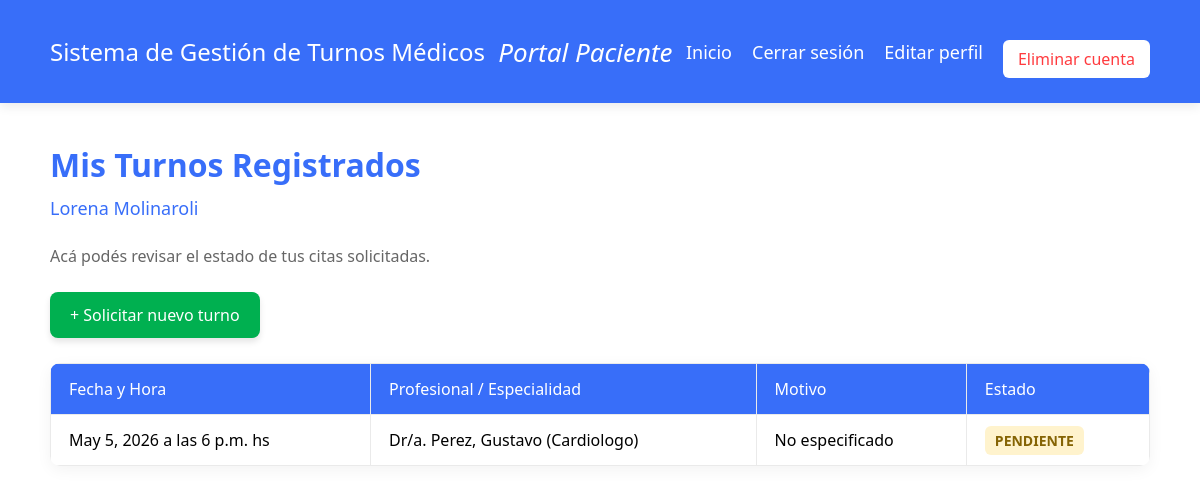
/lista/ (signed in), run on the app's committed database.
### turnos/models.py (models this page shows, shortened)
class Paciente(models.Model):
    nombre = models.CharField(max_length=100)
    apellido = models.CharField(max_length=100)
    dni = models.CharField(max_length=20, unique=True)
    email = models.EmailField(unique=True)
    contrasena = models.CharField(max_length=255) # Para guardar la clave encriptada

class Turno(models.Model):
    ESTADOS_CHOICES = [
        ('PENDIENTE', 'Pendiente'),
        ('CONFIRMADO', 'Confirmado'),
        ('CANCELADO', 'Cancelado'),
        ('REALIZADO', 'Realizado'),
    ]
    paciente = models.ForeignKey(Paciente, on_delete=models.CASCADE) # models.ForeignKey, conecta el turno directamente con un registro de paciente y de profesional
    profesional = models.ForeignKey(Profesional, on_delete=models.CASCADE) # on_delete=models.CASCADE, significa que si se borra un paciente del sistema, se van a borrar automáticamente todos sus turnos asociados.
    fecha = models.DateField()
    hora = models.TimeField()
    motivo = models.TextField(blank=True, null=True)
    estado = models.CharField(max_length=20, choices=ESTADOS_CHOICES, default='PENDIENTE')

class Profesional(models.Model):
    nombre = models.CharField(max_length=100)
    apellido = models.CharField(max_length=100)
    matricula = models.CharField(max_length=50, unique=True)
    especialidad = models.CharField(max_length=100)
    email = models.EmailField(unique=True, null=True, blank=True)
    contrasena = models.CharField(max_length=255) # Para guardar la clave encriptada

### turnos/views.py (the view)
# urls.py: path('lista/', views.lista_turnos, name='lista_turnos'),
def lista_turnos(request):
    paciente_id = request.session.get('paciente_id')
    if paciente_id:
        todos_los_turnos = Turno.objects.filter(paciente_id=paciente_id)
        paciente = Paciente.objects.get(id=paciente_id)
    else:
        return redirect('ingreso_paciente')
    return render(request, 'turnos/lista_turnos.html', {'turnos': todos_los_turnos, 'paciente': paciente})

### turnos/templates/turnos/lista_turnos.html (shortened to what this page needs)
<!DOCTYPE html>
<html lang="es">
<head>
</head>
<body>
    <header>
        <div class="logo-titulo">Sistema de Gestión de Turnos Médicos</div>
        <div class="subtitulo-portal">Portal Paciente</div>
        <div style="display: flex; gap: 20px; margin-top: 15px;">
            <a href="{% url 'inicio' %}" style="color: white; text-decoration: none; font-size: 18px;">Inicio</a>
            <a href="{% url 'cerrar_sesion' %}" style="color: white; text-decoration: none; font-size: 18px;">Cerrar sesión</a>
            <a href="{% url 'editar_paciente' %}" style="color: white; text-decoration: none; font-size: 18px;">Editar perfil</a>
            <a href="{% url 'baja_paciente' %}" style="color: #FF3B3F; text-decoration: none; font-size: 16px; background-color: white; padding: 8px 15px; border-radius: 6px; font-weight: 500;">Eliminar cuenta</a>
        </div>
    </header>
    <div class="contenido">
        <h1>Mis Turnos Registrados</h1>
        <p style="color: #386EF9; font-size: 18px; font-weight: 500;">{{ paciente.nombre }} {{ paciente.apellido }}</p>
        <p>Acá podés revisar el estado de tus citas solicitadas.</p>
        <a href="{% url 'solicitar_turno' %}" class="btn-nuevo-turno">+ Solicitar nuevo turno</a>
        <table>
            <thead>
                <tr>
                    <th>Fecha y Hora</th>
                    <th>Profesional / Especialidad</th>
                    <th>Motivo</th>
                    <th>Estado</th>
                </tr>
            </thead>
            <tbody>
                {% for turno in turnos %}
                <tr>
                    <td>{{ turno.fecha }} a las {{ turno.hora }} hs</td>
                    <td>Dr/a. {{ turno.profesional.apellido }}, {{ turno.profesional.nombre }} ({{ turno.profesional.especialidad }})</td>
                    <td>{{ turno.motivo|default:"No especificado" }}</td>
                    <td>
                        <span class="estado
                            {% if turno.estado == 'PENDIENTE' %}estado-pendiente
                            {% elif turno.estado == 'CONFIRMADO' %}estado-confirmado
                            {% else %}estado-cancelado{% endif %}">
                            {{ turno.estado }}
                        </span>
                    </td>
                </tr>
                {% empty %}
                <tr>
                    <td colspan="4" style="text-align: center; color: #999; padding: 30px;">No tenés turnos registrados en este momento.</td>
                </tr>
                {% endfor %}
            </tbody>
        </table>
    </div>
</body>
</html>

### turnos/templates/turnos/lista_turnos.html (style rules this page uses)
* { margin: 0; padding: 0; box-sizing: border-box; font-family: 'Segoe UI', Tahoma, Geneva, Verdana, sans-serif; }
body { background-color: #FFFFFF; height: 100vh; display: flex; flex-direction: column; }
header { background-color: #386EF9; width: 100%; padding: 25px 50px; display: flex; justify-content: space-between; align-items: center; box-shadow: 0 4px 10px rgba(0, 0, 0, 0.08); }
.logo-titulo { font-size: 24px; font-weight: 500; color: #FFFFFF; }
.subtitulo-portal { font-size: 26px; font-style: italic; font-weight: 500; color: #FFFFFF; }
.contenido { padding: 40px 50px; flex: 1; }
h1 { color: #386EF9; margin-bottom: 10px; font-weight: 600; }
p { color: #666; margin-bottom: 25px; }
.btn-nuevo-turno { display: inline-block; background-color: #00B050; color: white; padding: 12px 20px; border-radius: 8px; text-decoration: none; font-weight: 500; margin-bottom: 25px; box-shadow: 0 4px 6px rgba(0, 0, 0, 0.1); transition: background 0.2s; }
table { width: 100%; border-collapse: collapse; background: #fff; border-radius: 10px; overflow: hidden; box-shadow: 0 4px 15px rgba(0,0,0,0.05); }
th, td { padding: 14px 18px; border: 1px solid #EAEAEA; text-align: left; }
th { background-color: #386EF9; color: white; font-weight: 500; }
.estado { font-weight: bold; padding: 5px 10px; border-radius: 6px; font-size: 14px; text-transform: uppercase; }
.estado-pendiente { background-color: #FFF3CD; color: #856404; }

### data on the page
Paciente: nombre "Lorena", apellido "Molinaroli"
Turno: fecha "May 5, 2026", hora "6 p.m.", profesional.apellido "Perez", profesional.nombre "Gustavo", profesional.especialidad "Cardiologo", motivo "No especificado", estado "PENDIENTE"
